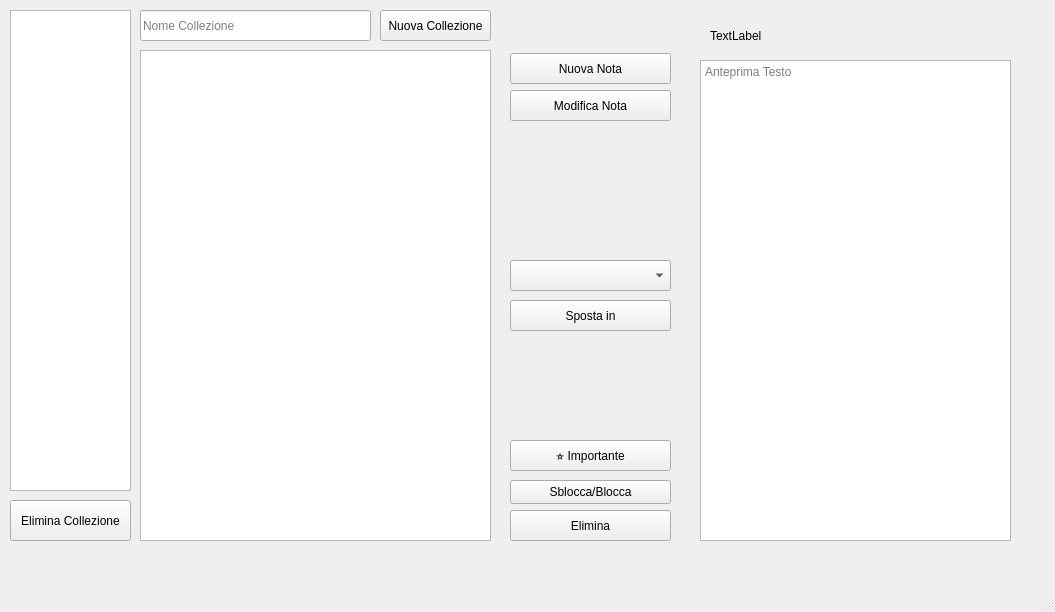
<?xml version="1.0" encoding="UTF-8"?>
<ui version="4.0">
 <class>MainWindow</class>
 <widget class="QMainWindow" name="MainWindow">
  <property name="geometry">
   <rect>
    <x>0</x>
    <y>0</y>
    <width>1055</width>
    <height>612</height>
   </rect>
  </property>
  <property name="windowTitle">
   <string>MainWindow</string>
  </property>
  <widget class="QWidget" name="centralwidget">
   <widget class="QStackedWidget" name="stackedWidget">
    <property name="geometry">
     <rect>
      <x>0</x>
      <y>0</y>
      <width>1051</width>
      <height>551</height>
     </rect>
    </property>
    <property name="currentIndex">
     <number>0</number>
    </property>
    <widget class="QWidget" name="page_0">
     <widget class="QPushButton" name="btnAddColl">
      <property name="geometry">
       <rect>
        <x>380</x>
        <y>10</y>
        <width>111</width>
        <height>31</height>
       </rect>
      </property>
      <property name="text">
       <string>Nuova Collezione</string>
      </property>
     </widget>
     <widget class="QPushButton" name="btnDelete">
      <property name="geometry">
       <rect>
        <x>510</x>
        <y>510</y>
        <width>161</width>
        <height>31</height>
       </rect>
      </property>
      <property name="text">
       <string>Elimina</string>
      </property>
     </widget>
     <widget class="QPushButton" name="btnSposta">
      <property name="geometry">
       <rect>
        <x>510</x>
        <y>300</y>
        <width>161</width>
        <height>31</height>
       </rect>
      </property>
      <property name="text">
       <string>Sposta in</string>
      </property>
     </widget>
     <widget class="QComboBox" name="comboSposta">
      <property name="geometry">
       <rect>
        <x>510</x>
        <y>260</y>
        <width>161</width>
        <height>31</height>
       </rect>
      </property>
     </widget>
     <widget class="QLineEdit" name="inputNuovaColl">
      <property name="geometry">
       <rect>
        <x>140</x>
        <y>10</y>
        <width>231</width>
        <height>31</height>
       </rect>
      </property>
      <property name="styleSheet">
       <string notr="true"/>
      </property>
      <property name="placeholderText">
       <string>Nome Collezione</string>
      </property>
     </widget>
     <widget class="QListWidget" name="listaCollezioni">
      <property name="geometry">
       <rect>
        <x>10</x>
        <y>10</y>
        <width>121</width>
        <height>481</height>
       </rect>
      </property>
     </widget>
     <widget class="QListWidget" name="listaNote">
      <property name="geometry">
       <rect>
        <x>140</x>
        <y>50</y>
        <width>351</width>
        <height>491</height>
       </rect>
      </property>
     </widget>
     <widget class="QPushButton" name="btnRendiImportante">
      <property name="geometry">
       <rect>
        <x>510</x>
        <y>440</y>
        <width>161</width>
        <height>31</height>
       </rect>
      </property>
      <property name="text">
       <string>⭐ Importante</string>
      </property>
     </widget>
     <widget class="QPushButton" name="btnLock">
      <property name="geometry">
       <rect>
        <x>510</x>
        <y>480</y>
        <width>161</width>
        <height>24</height>
       </rect>
      </property>
      <property name="text">
       <string>Sblocca/Blocca</string>
      </property>
     </widget>
     <widget class="QPushButton" name="btnNuovaNota">
      <property name="geometry">
       <rect>
        <x>510</x>
        <y>53</y>
        <width>161</width>
        <height>31</height>
       </rect>
      </property>
      <property name="text">
       <string>Nuova Nota</string>
      </property>
     </widget>
     <widget class="QPushButton" name="btnModificaNota">
      <property name="geometry">
       <rect>
        <x>510</x>
        <y>90</y>
        <width>161</width>
        <height>31</height>
       </rect>
      </property>
      <property name="text">
       <string>Modifica Nota</string>
      </property>
     </widget>
     <widget class="QTextBrowser" name="textAnteprima">
      <property name="geometry">
       <rect>
        <x>700</x>
        <y>60</y>
        <width>311</width>
        <height>481</height>
       </rect>
      </property>
      <property name="placeholderText">
       <string>Anteprima Testo</string>
      </property>
     </widget>
     <widget class="QPushButton" name="btnEliminaCollezione">
      <property name="geometry">
       <rect>
        <x>10</x>
        <y>500</y>
        <width>121</width>
        <height>41</height>
       </rect>
      </property>
      <property name="text">
       <string>Elimina Collezione</string>
      </property>
     </widget>
     <widget class="QLabel" name="lblCollezioneNota">
      <property name="geometry">
       <rect>
        <x>710</x>
        <y>20</y>
        <width>201</width>
        <height>31</height>
       </rect>
      </property>
      <property name="text">
       <string>TextLabel</string>
      </property>
     </widget>
    </widget>
    <widget class="QWidget" name="page_1">
     <widget class="QTextEdit" name="textContenutoEditor">
      <property name="geometry">
       <rect>
        <x>20</x>
        <y>70</y>
        <width>981</width>
        <height>401</height>
       </rect>
      </property>
      <property name="placeholderText">
       <string>Testo</string>
      </property>
     </widget>
     <widget class="QLineEdit" name="inputTitoloEditor">
      <property name="geometry">
       <rect>
        <x>20</x>
        <y>20</y>
        <width>381</width>
        <height>41</height>
       </rect>
      </property>
      <property name="text">
       <string>Titolo</string>
      </property>
      <property name="placeholderText">
       <string>Titolo</string>
      </property>
     </widget>
     <widget class="QPushButton" name="btnSalvaEsciEditor">
      <property name="geometry">
       <rect>
        <x>800</x>
        <y>490</y>
        <width>201</width>
        <height>41</height>
       </rect>
      </property>
      <property name="text">
       <string>Salva/Esci</string>
      </property>
     </widget>
     <widget class="QPushButton" name="btnAnnullaEditor">
      <property name="geometry">
       <rect>
        <x>30</x>
        <y>490</y>
        <width>201</width>
        <height>41</height>
       </rect>
      </property>
      <property name="text">
       <string>Annulla</string>
      </property>
     </widget>
    </widget>
   </widget>
  </widget>
  <widget class="QMenuBar" name="menubar">
   <property name="geometry">
    <rect>
     <x>0</x>
     <y>0</y>
     <width>1055</width>
     <height>33</height>
    </rect>
   </property>
  </widget>
  <widget class="QStatusBar" name="statusbar"/>
 </widget>
 <resources/>
 <connections/>
</ui>
